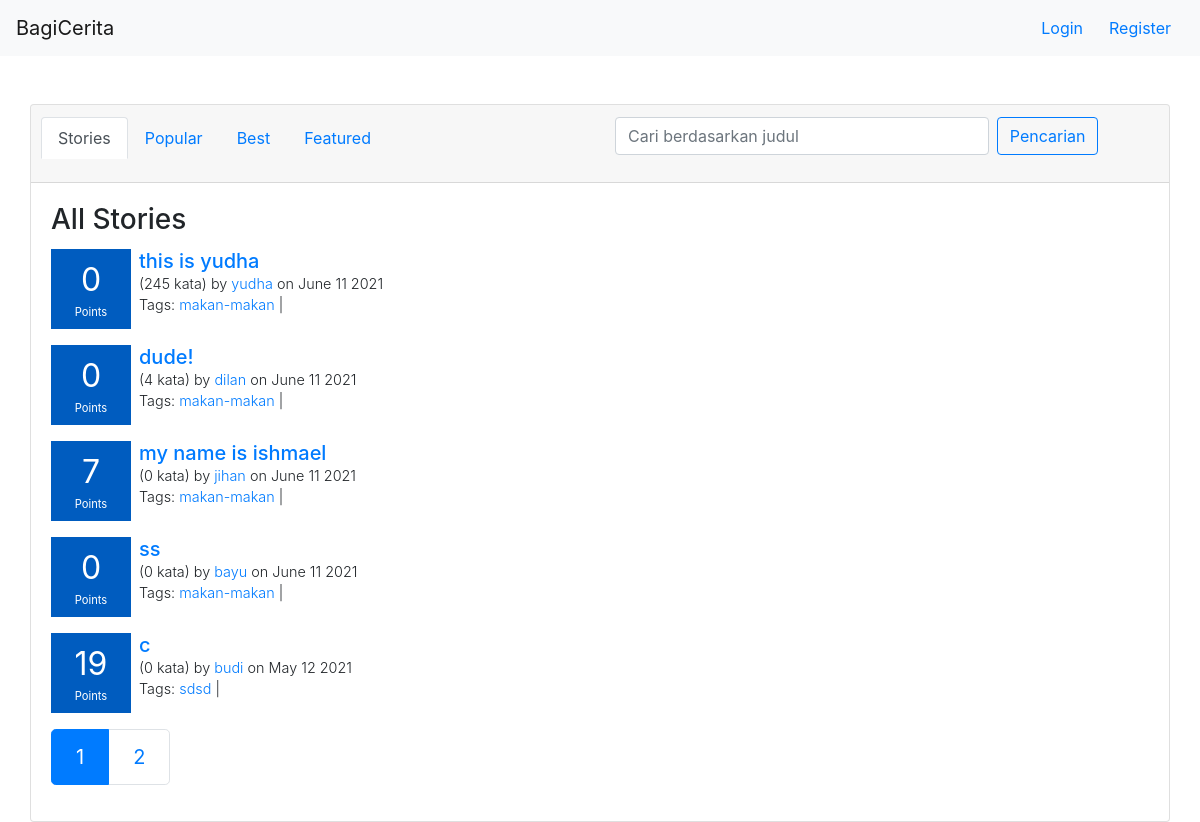
Screenshot of /stories/ with the database file from the repository.
### story/models.py (models this page shows, shortened)
class Story(models.Model):
    title = models.CharField(max_length=120,blank=True)
    date_posted = models.DateTimeField(null=True, blank=True)
    content = RichTextField(blank=True,null=True)
    user = models.ForeignKey(User, on_delete=models.CASCADE,default=None)
    words_count = models.IntegerField(default=0)
    class Meta:
        ordering = ["-date_posted"]

class Tag(models.Model):
    name = models.CharField(max_length=120,blank=True)
    stories = models.ManyToManyField(Story)

### story/views.py (the view)
# urls.py: path('',stories_view,name="stories"),
def stories_view(request):
    context={
        "page":"stories"
    }
    stories = get_stories()
    if(request.GET.get('tag')):
        tag = request.GET.get('tag')
        stories = get_stories(search={"search_by":"tag","key":tag})
        context["page"] = "search-by-tag"
        context["tag"] = tag
    elif(request.GET.get("judul")):
        judul = request.GET.get("judul")
        stories = get_stories(search={"search_by":"judul","key":judul})
        context["page"] = "search-by-judul"
        context["judul"] = judul
    stories = pagination(stories, request)
    context["stories"] = stories
    return render(request,"story/stories.html",context)

### bagicerita/context_processor.py (called while the page is built)
def get_auth_form(request):
    registerForm = UserCreationForm()
    return{
        'register_form':registerForm
    }

def check_if_logged_in(request):
    if request.user.is_authenticated:
        return{
            'logged_in':True,
            'username':request.user.username
        }
    else:
        return {
            'logged_in':False
        }

### bagicerita/helpers.py (called while the page is built)
def get_story(story):
    story.tags = story.tag_set.all()
    story.date_posted = story.date_posted.strftime("%B %d %Y")
    story = calculate_story_rating(story)
    return story

def calculate_story_rating(story):
    comments = story.comment_set.filter(replied_comment_id=0)
    story_rating=0
    for comment in comments:
        story_rating+=comment.rating
    story.rating = story_rating
    return story

def pagination(stories,request):
    paginator = Paginator(stories, 5)
    page=1
    if(request.GET.get("page")):
        page = request.GET.get("page")
    stories = paginator.get_page(page)
    stories.len = len(stories)
    return stories

### story/templatetags/story_tags.py (called while the page is built)
@register.inclusion_tag('story/story_box.html')
def story_box_tag(story):
    return {'story':story}

### templates/story/stories.html (shortened to what this page needs)
{% extends 'base.html' %}
{% load story_tags %}
{% block content %}
    {% include 'navbar.html' %}
    <div class="container">
        <div class="row mt-5">
            <div class="card" style="width: 100%">
                <div class="card-header">
                    <div class="row">
                       <div class="col-lg-6 mb-4">
                            <ul class="nav nav-tabs card-header-tabs">
                                <li class="nav-item">
                                    <a class="nav-link {% if page == 'stories' %} active {% endif %}" aria-current="true" href="/stories">Stories</a>
                                </li>
                                <li class="nav-item">
                                    <a class="nav-link {% if page == 'popular' %} active {% endif %} " href="/stories/popular">Popular</a>
                                </li>
                                <li class="nav-item">
                                    <a class="nav-link {% if page == 'best' %} active {% endif %}" href="/stories/best">Best</a>
                                </li>
                                <li class="nav-item">
                                    <a class="nav-link {% if page == 'featured' %} active {% endif %}" href="/stories/featured">Featured</a>
                                </li>
                            </ul>
                       </div>
                       <div class="col-lg-6">
                            <form method="GET" class="form-inline">
                                <input name="judul" class="searchbar form-control mr-2" type="text" placeholder="Cari berdasarkan judul" aria-label="Search">
                                <button class="btn btn-outline-primary" type="submit">Pencarian</button>
                            </form>
                       </div>
                    </div>
                </div>
                <div class="card-body">
                    <h3 class="card-title">
                        {%if page == "stories" %}
                            All Stories
                        {%elif page == "popular" %}
                            Popular Stories
                        {%elif page == "best" %}
                            Best Stories
                        {%elif page == "search-by-tag" %}
                            Tag: {{tag}}
                        {%elif page == "search-by-judul" %}
                            Judul: {{judul}}
                        {%else %}
                            Featured Stories
                        {% endif %}
                    </h3>
                    {% for story in stories %}
                        {% story_box_tag story %}
                    {% endfor %}
                    {% if stories.len != 0 %}
                        <nav aria-label="Page navigation example">
                            <ul class="pagination pagination-lg">
                                {% for num in stories.paginator.page_range %}
                                    {% if page == "stories" %}
                                        <li class="page-item {% if stories.number == num %} active {% endif %}"><a class="page-link" href="/stories?page={{num}}">{{num}}</a></li>
                                    {% elif page == "popular" %}
                                        <li class="page-item {% if stories.number == num %} active {% endif %}"><a class="page-link" href="/stories/popular?page={{num}}">{{num}}</a></li>
                                    {% elif page == "best" %}
                                        <li class="page-item {% if stories.number == num %} active {% endif %}"><a class="page-link" href="/stories/best?page={{num}}">{{num}}</a></li>
                                    {% elif page == "featured" %}
                                        <li class="page-item {% if stories.number == num %} active {% endif %}"><a class="page-link" href="/stories/featured?page={{num}}">{{num}}</a></li>
                                    {% elif page == "search-by-judul" %}
                                        <li class="page-item {% if stories.number == num %} active {% endif %}"><a class="page-link" href="/stories?judul={{judul}}&page={{num}}">{{num}}</a></li>
                                    {% elif page == "search-by-tag" %}
                                        <li class="page-item {% if stories.number == num %} active {% endif %}"><a class="page-link" href="/stories?tag={{tag}}&page={{num}}">{{num}}</a></li>
                                    {%endif %}
                                {% endfor %}
                            </ul>
                        </nav>
                    {% endif %}
                </div>
            </div>
        </div>
    </div>
{% endblock %}

### templates/story/story_box.html
<div class="story-box mb-3">
    <div class="score-box mr-2">
        <div class="points-number text-center mb-0">{{story.rating}}</div>
        <div class="points-text text-center">Points</div>
    </div>
    <div class="info">
        <h5 class="mb-0"><a href="/stories/{{story.id}}">{{story.title}}</a></h5>
        <span class="text-story-info text font-weight-light">({{story.words_count}} kata) by <a href="/user/{{story.user.username}}/profile">{{story.user.username}}</a> on {{story.date_posted}}</span>
        <span class="text-story-info text tags font-weight-light">Tags:
            {% for tag in  story.tags%}
                <a href="/stories?tag={{tag.name}}">{{tag.name}}</a> |
            {% endfor %}
        </span>
    </div>
</div>

### static/style.css (style rules this page uses)
.score-box { background-color: #0b6623; background-color: #005CBF; color: white; height: 80px; width: 80px; display: flex; justify-content: center; align-items: center; flex-direction: column; }
.points-number { font-size: 2em; }
.points-text { font-size: 0.7em; }
.story-box { width: 100%; display: flex; }
.story-box .score-box { max-height: 90px; }
.text-story-info { display: block; font-size: 0.9em; }
.searchbar { width: 70% !important; }

### rows the page displays
Story: rating "0", title "this is yudha", words_count "245", user.username "yudha", date_posted "June 11 2021"
Tag: name "makan-makan"
Story: rating "0", title "dude!", words_count "4", user.username "dilan", date_posted "June 11 2021"
Story: rating "7", title "my name is ishmael", words_count "0", user.username "jihan", date_posted "June 11 2021"
Story: rating "0", title "ss", words_count "0", user.username "bayu", date_posted "June 11 2021"
Story: rating "19", title "c", words_count "0", user.username "budi", date_posted "May 12 2021"
Tag: name "sdsd"

### other values shown
{{ num }} "1" "2"
